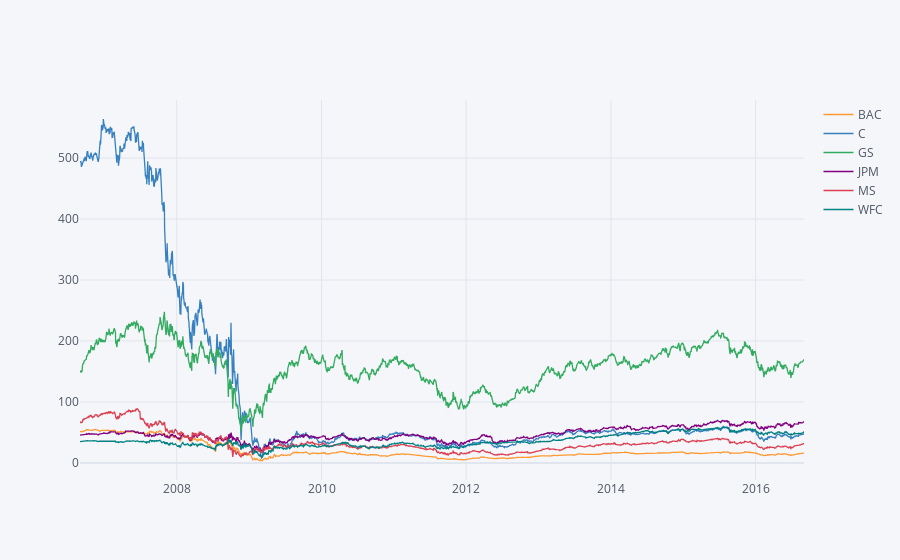

Notebook source saved alongside this figure:
### Code cell
"""** Create a line plot showing Close price for each bank for the entire index of time. 
(Hint: Try using a for loop, or use .xs to get a cross section of the data.)**"""

data = bank_stocks.xs('Close',axis=1,level='Stock Info')
data.iplot()

### Figure 1 — Plotly figure (JSON) as saved in the notebook; plotly's stock layout.template omitted (floating-point values rounded to 4 significant figures; data arrays with more than 128 entries replaced by an {"elided": "..."} marker saying what was removed)
{"data": [{"line": {"color": "rgba(255, 153, 51, 1.0)", "dash": "solid", "shape": "linear", "width": 1.3}, "mode": "lines", "name": "BAC", "text": "", "type": "scatter", "x": {"elided": "2519 str values"}, "y": {"elided": "2519 float values"}}, {"line": {"color": "rgba(55, 128, 191, 1.0)", "dash": "solid", "shape": "linear", "width": 1.3}, "mode": "lines", "name": "C", "text": "", "type": "scatter", "x": {"elided": "2519 str values"}, "y": {"elided": "2519 float values"}}, {"line": {"color": "rgba(50, 171, 96, 1.0)", "dash": "solid", "shape": "linear", "width": 1.3}, "mode": "lines", "name": "GS", "text": "", "type": "scatter", "x": {"elided": "2519 str values"}, "y": {"elided": "2519 float values"}}, {"line": {"color": "rgba(128, 0, 128, 1.0)", "dash": "solid", "shape": "linear", "width": 1.3}, "mode": "lines", "name": "JPM", "text": "", "type": "scatter", "x": {"elided": "2519 str values"}, "y": {"elided": "2519 float values"}}, {"line": {"color": "rgba(219, 64, 82, 1.0)", "dash": "solid", "shape": "linear", "width": 1.3}, "mode": "lines", "name": "MS", "text": "", "type": "scatter", "x": {"elided": "2519 str values"}, "y": {"elided": "2519 float values"}}, {"line": {"color": "rgba(0, 128, 128, 1.0)", "dash": "solid", "shape": "linear", "width": 1.3}, "mode": "lines", "name": "WFC", "text": "", "type": "scatter", "x": {"elided": "2519 str values"}, "y": {"elided": "2519 float values"}}], "layout": {"legend": {"bgcolor": "#F5F6F9", "font": {"color": "#4D5663"}}, "paper_bgcolor": "#F5F6F9", "plot_bgcolor": "#F5F6F9", "title": {"font": {"color": "#4D5663"}}, "xaxis": {"gridcolor": "#E1E5ED", "showgrid": true, "tickfont": {"color": "#4D5663"}, "title": {"font": {"color": "#4D5663"}, "text": ""}, "zerolinecolor": "#E1E5ED"}, "yaxis": {"gridcolor": "#E1E5ED", "showgrid": true, "tickfont": {"color": "#4D5663"}, "title": {"font": {"color": "#4D5663"}, "text": ""}, "zerolinecolor": "#E1E5ED"}}}
